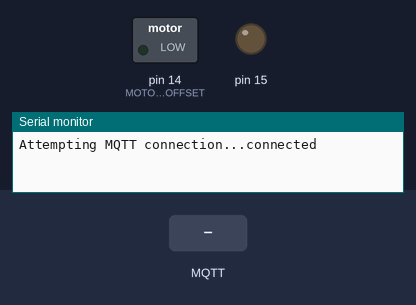
A sketch run on a simulated Arduino Uno, built with avr-gcc and run on an emulated ATmega328P. On the bench: switched loads named in the sketch (green lamp = pin HIGH), output pins drawn as LEDs (lit = HIGH), the last lines printed to the serial monitor. The inputs (shaded band) are chosen by the test bench. WiFi joins after 1.5 s; servers stay silent unless stated; no MQTT or app messages arrive unless stated.

Above: at 2.7 s.
2.8 s: MQTT message "up" arrives on the first subscribed topic
At 4.0 s:
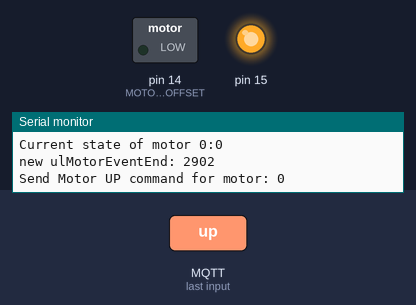
4.3 s: MQTT message "down" arrives on the first subscribed topic
At 5.3 s:
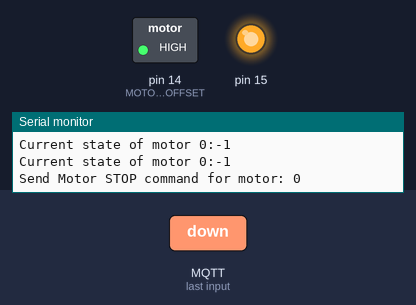
5.8 s: MQTT message "up" arrives on the second subscribed topic
At 6.3 s:
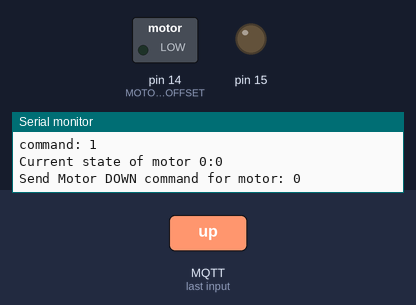
7.4 s: MQTT message "1" arrives on the first subscribed topic
At 8.6 s:
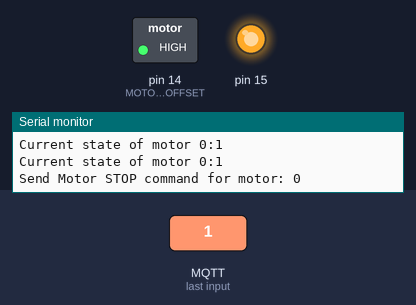
8.9 s: MQTT message "down" arrives on the second subscribed topic
At 9.9 s:
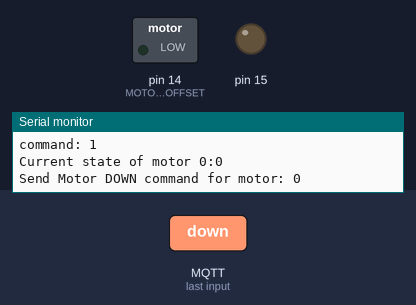
10.5 s: MQTT message "1" arrives on the second subscribed topic
At 11.3 s:
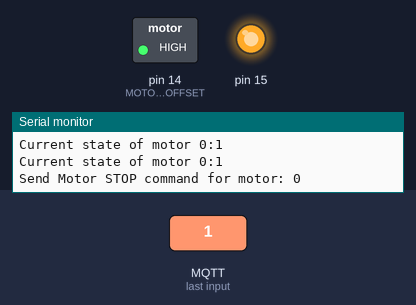
Timing chart, 0 to 13.1 s (numbered marks = the images above; inputs shaded):
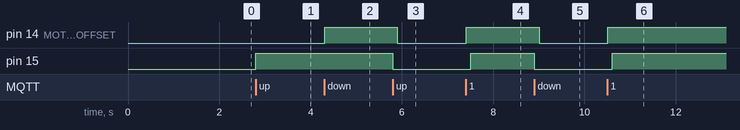

The sketch:

mqtt-relay.ino
```cpp
#include <SPI.h>
#include <Ethernet.h>
#include <PubSubClient.h>

byte mac[]    = {  0xDE, 0xED, 0xBA, 0xFE, 0xFE, 0xED };
IPAddress ip(192, 168, 155, 89);
IPAddress server(192, 168, 155, 20);

EthernetClient ethClient;
PubSubClient client(ethClient);

// Number of Motors to control
#define NO_MOTOR 2

// state of the motors
int iMotorState[NO_MOTOR];
#define MOTOR_UP    -1
#define MOTOR_STOP   0
#define MOTOR_DOWN   1
#define MOTOR_INVAL -999

// time to wait when turning motor off or changing direction
// recommended to allow motor capacitor to unload over motor coil
#define MOTOR_WAIT_MS 100

// time for direction relay to swtich before power is applied
// recommended to avoid implicit switch of direction with power on
#define RELAIS_WAIT_MS 100

// at which pin is motor 0's 1st pin? - A0 is pin 14, A1=15 ...
#define MOTOR_PIN_OFFSET 14
unsigned long ulMotorEventEnd[NO_MOTOR];  // end of current motor event

void callback(char* topic, byte* payload, unsigned int length) {
  // home/sz/rollo/2,1/down
  char paylC [length];
  String myString = String((char *) payload);
  myString.toCharArray(paylC, length+1);
  processCommand(topic, paylC);
}


// home/sz/rollo/2,1/down
void processCommand(char* topic, char* durationRaw) {
  Serial.print("topic: ");
  Serial.println(topic);
  Serial.print("duration: ");
  Serial.println(durationRaw);

  char delimiter[] = "/";
  char *ptr;
  int ii=0;

  char motorsP[8];
  char delimiterMotors[] = ",";

  int iCommand = MOTOR_INVAL;
  int iDur = atoi(durationRaw);

  ptr = strtok(topic, delimiter);
  while(ptr != NULL) {
    if (ii==3) {
      // copy value of motor pointer into another variable
      strcpy(motorsP,ptr);
    } else if (ii==4) {
      if (strcmp(ptr,"up") == 0) {
        iCommand = MOTOR_UP;
      } else if (strcmp(ptr,"down") == 0) {
        iCommand = MOTOR_DOWN;
      }
      Serial.print("command: "); Serial.println(iCommand);
    }
    ptr = strtok(NULL, delimiter);
    ii++;
  }

  // multiple motors?
  char* motors = strtok(motorsP, delimiterMotors);
  while(motors != NULL) {
    int iMotor = atoi(motors);
    SetMotor(iMotor,iCommand,iDur);
    motors = strtok(NULL, delimiterMotors);
  }
}


void reconnect() {
  // Loop until we're reconnected
  while (!client.connected()) {
    Serial.print("Attempting MQTT connection...");
    // Attempt to connect
    if (client.connect("jalousiecontroller-sz")) {
      Serial.println("connected");
      // Once connected, publish an announcement...
      client.publish("home/sz/rollo","I'm online");
      // ... and resubscribe
      client.subscribe("home/sz/rollo/+/up");
      client.subscribe("home/sz/rollo/+/down");
    } else {
      Serial.print("failed, rc=");
      Serial.print(client.state());
      Serial.println(" try again in 5 seconds");
      // Wait 5 seconds before retrying
      delay(5000);
    }
  }
}

void setup()
{
  Serial.begin(57600);

  client.setServer(server, 1883);
  client.setCallback(callback);

  Ethernet.begin(mac, ip);
  // Allow the hardware to sort itself out
  delay(1500);
}

void loop()
{
  if (!client.connected()) {
    reconnect();
  }
  client.loop();
  checkRunningCommands();
}

void checkRunningCommands()
{
  //////////////////////////////////////////
  // check for end timestamp of motor events
  //////////////////////////////////////////
  for (int ii=0;ii<NO_MOTOR;ii++)
  {
    if (ulMotorEventEnd[ii]<millis())
    {
      // stop motor if required
      if (iMotorState[ii]!=MOTOR_STOP)
      {
        SetMotor(ii+1,MOTOR_STOP,0);
      }
    }
  }
}


///////////////////////////////////////
// sets a motor into up/down/stop state
///////////////////////////////////////
void SetMotor(int iMotor, int iState, int iDuration)
{
  // calculate output pins
  int iMotorPwr=2*iMotor   +MOTOR_PIN_OFFSET;
  int iMotorDir=2*iMotor+1 +MOTOR_PIN_OFFSET;
  int iMotorStateIndex = iMotor - 1;

  // define output state
  pinMode(iMotorPwr,OUTPUT);
  pinMode(iMotorDir,OUTPUT);

  Serial.print("Current state of motor ");
  Serial.print(iMotor);
  Serial.print(":");
  Serial.println(String(iMotorState[iMotorStateIndex]));

  // pin n is motor power; pin n+1 is motor direction for motor 0; etc...
  // relais board INVERTS!!! - HIGH = OFF
  if (iState==MOTOR_STOP)
  {
    digitalWrite(iMotorPwr,HIGH);
    delay(MOTOR_WAIT_MS); // wait some time to allow motor capacitor to unload over motor coil
    digitalWrite(iMotorDir,HIGH);
    ulMotorEventEnd[iMotorStateIndex]=millis();
    iMotorState[iMotorStateIndex]=MOTOR_STOP;
    Serial.print("Send Motor STOP command for motor: ");
    Serial.println(iMotor);
  }
  else if (iState==MOTOR_UP)
  {
    // if still driving, stop first (incl delay)
    if (iMotorState[iMotor-1]!=MOTOR_STOP) {
      SetMotor(iMotor,MOTOR_STOP,0);
    } else {
      digitalWrite(iMotorDir,HIGH);
      delay(RELAIS_WAIT_MS);
      digitalWrite(iMotorPwr,LOW);
      ulMotorEventEnd[iMotor-1]=millis()+iDuration;
      Serial.print("new ulMotorEventEnd: ");
      Serial.println(ulMotorEventEnd[iMotorStateIndex]);
      iMotorState[iMotorStateIndex]=iState;
      Serial.print("Send Motor UP command for motor: ");
      Serial.println(iMotor);
    }
  }
  else if (iState==MOTOR_DOWN)
  {
    // if still driving, stop first
    if (iMotorState[iMotor-1]!=MOTOR_STOP) {
      SetMotor(iMotor,MOTOR_STOP,0);
    } else {
      digitalWrite(iMotorDir,LOW);
      delay(RELAIS_WAIT_MS);
      digitalWrite(iMotorPwr,LOW);
      ulMotorEventEnd[iMotorStateIndex]=millis()+iDuration;
      iMotorState[iMotorStateIndex]=iState;
      Serial.print("Send Motor DOWN command for motor: ");
      Serial.println(iMotor);
    }
  }
}
```

Measured:
- after the input at 2.8 s, pin 15: LOW → HIGH at once
- after the input at 4.3 s, pin 14 (MOTOR_PIN_OFFSET): LOW → HIGH at once
- after the input at 5.8 s, pin 14 (MOTOR_PIN_OFFSET): HIGH → LOW after 0.10 s; pin 15: HIGH → LOW at once
- after the input at 7.4 s, pin 14 (MOTOR_PIN_OFFSET): LOW → HIGH at once; pin 15: LOW → HIGH after 0.11 s
- after the input at 8.9 s, pin 14 (MOTOR_PIN_OFFSET): HIGH → LOW after 0.10 s; pin 15: HIGH → LOW at once
- after the input at 10.5 s, pin 14 (MOTOR_PIN_OFFSET): LOW → HIGH at once; pin 15: LOW → HIGH after 0.11 s
